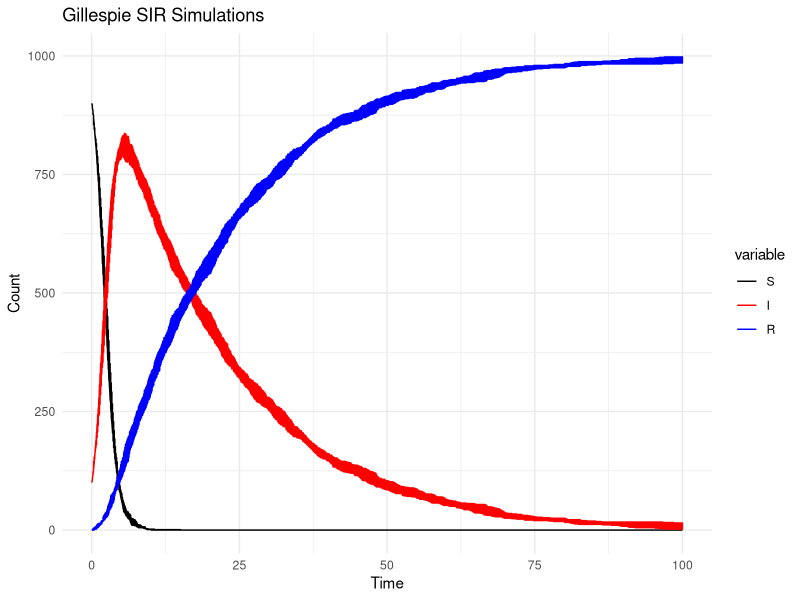

Write R code to recreate this figure.
rm(list = ls())
library(ggplot2) 
library(dplyr) 
library(reshape2) 
library(tidyr)

time <- 0 

S<- numeric(0)
I <- numeric(0) 
R <- numeric(0)   
t <- numeric(0) 

timeValues <- seq(from = 0, to = 100, by = 0.1)

set.seed(234)   
GillespFunc <- function(beta, gamma, timeEnd, S0, I0, R0) {   
  while (time < timeEnd) {  
    
    #need to update S and I 
    S<-  c(S,S0) 
    I <- c(I,I0) 
    R <- c(R,R0)
    t <- c(t,time)
    
    #updating time value with time till next event, the rate is the total rate for any event 
    if (I0 == 0) break
    dt <- rexp(1,rate = beta*S0*I0 + gamma*I0)    
    time <- time + dt     
    
    
    #creating random event 
    
    randEvent <- runif(1) 
    
    w <- (beta*S0*I0)/(beta*S0*I0+ gamma*I0) 
    if (randEvent < w) { 
      S0 = S0 -1 
      I0 = I0 + 1 
      R0 = R0 
    } else {  
      S0 = S0 
      I0 = I0 - 1 
      R0 = R0 + 1 
    } 
  }  
  return(cbind(S,I,R,t))
  }

# df <- as.data.frame(GillespFunc(beta = 0.001, gamma = 1/20, timeEnd = 200, S0 = 999, I0 = 1, R0 = 0)) 

#list of matrices 
out <- replicate(5, GillespFunc(beta = 0.001, gamma = 1/20, timeEnd = 100, S0 = 900, I0 = 100, R0 = 0), simplify = FALSE) 

finalList <- lapply(out, function(simMatrix) { 
  SimTime <- simMatrix[, "t"]  
  
  
  # For each standardized time value, find the most recent simulation time (t <= tv)
  rowTime <- sapply(timeValues, function(tv) { 
    w <- which(SimTime <= tv)
    if (length(w) == 0) NA else max(w) 
  }) 
  
  # Extract t and S values based on matched rows, t() transposing so rows and columns are like dflong 
  result <- t(sapply(rowTime, function(i) {
    if (!is.na(i)) simMatrix[i, c("S", "I", "R")] else c(NA, NA, NA)
  })) 
  
  df <- as.data.frame(result)
  df$time <- timeValues  # standardized time column   
  df
}) 




sim_dfs <- bind_rows(finalList, .id = "sim") 

df_long <- melt(sim_dfs, , id.vars = c("time", "sim"))

# Convert each simulation to a data.frame and add an ID column
# sim_dfs <- lapply(seq_along(out), function(i) {
#   df <- as.data.frame(out[[i]])
#   colnames(df) <- c("S", "I", "R", "time")
#   df$sim <- paste0("Sim_", i)
#   return(df)
# })

# Combine all into one data frame
# combined_df <- bind_rows(sim_dfs)

# Reshape to long format for ggplot
# df_long <- melt(combined_df, id.vars = c("time", "sim"))

# Plot
ggplot(df_long, aes(x = time, y = value, color = variable)) +
  geom_line() + scale_color_manual (values = c("S"="black", "I" = "red", "R" = "blue"))+ 
  labs(title = "Gillespie SIR Simulations", x = "Time", y = "Count") +
  theme_minimal()
